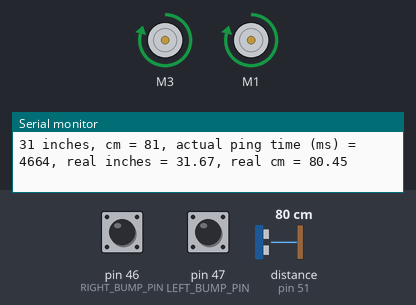
Bench run of a sketch on a simulated Arduino Mega 2560, built with avr-gcc and run on an emulated ATmega2560. Shown: 2 × DC motor (green arrow = forward, orange = backward, longer = faster), the last lines printed to the serial monitor. The inputs (shaded band) are chosen by the test bench; at power-on: distance to the obstacle (sensor on pin 51) 80 cm, pin 46 (RIGHT_BUMP_PIN) HIGH, pin 47 (LEFT_BUMP_PIN) HIGH. The echo pulse lasts 58.3 µs per cm.

Above: at 3.2 s.
3.3 s: distance to the obstacle (sensor on pin 51) set to 27 cm
4.8 s: distance to the obstacle (sensor on pin 51) set to 23 cm
At 6.0 s:
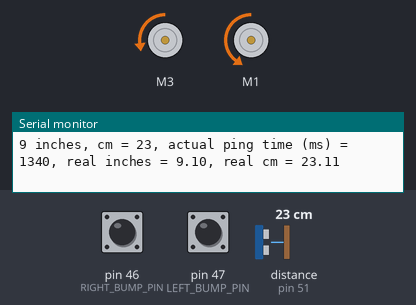
6.3 s: pin 46 (RIGHT_BUMP_PIN) pulled LOW for 1 s
At 7.1 s:
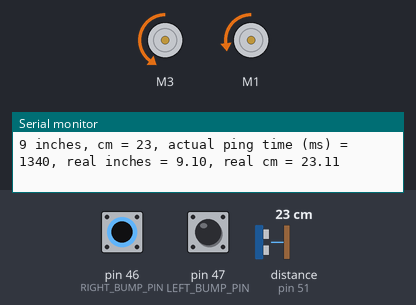
8.8 s: pin 47 (LEFT_BUMP_PIN) pulled LOW for 3.2 s
At 10.2 s:
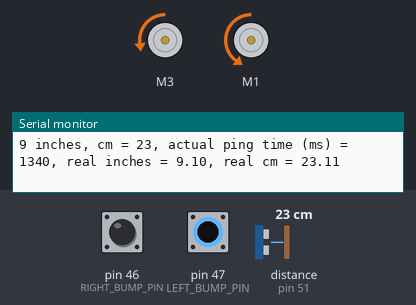
13.5 s: pin 46 (RIGHT_BUMP_PIN) pulled LOW for 3.2 s
At 18.0 s:
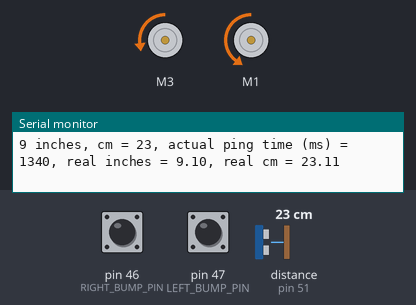
18.2 s: distance to the obstacle (sensor on pin 51) set to 35 cm
At 19.7 s:
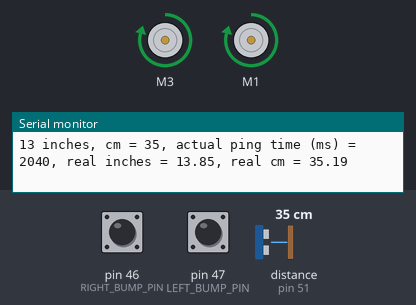
Timing chart, 0 to 21.0 s (numbered marks = the images above; inputs shaded):
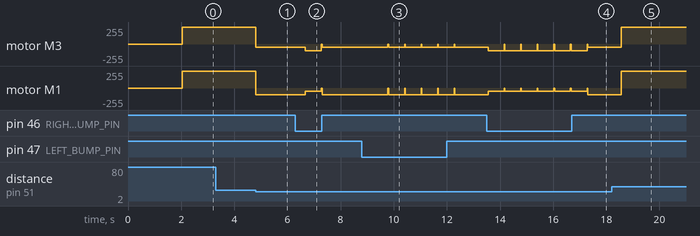

The sketch:

B3_Sonic.ino
```cpp
/* B3_Sonic.ino

   Drive the TWO-WHEELED Bread Board Bot (BBbot, B^3)
   forward.   When a whisker bump sensor on either side hits something,
   back up and turn slightly away from that direction and resume
   forward path.

   Stop at a specified distance from an object directly ahead.

   Arduino: Arduino Mega 256 v3 Clone
   Motor Shield: Adafruit assembled Motor Shield for Arduino v2
   ---->  http://www.adafruit.com/products/1438

   Programmer: Dave Eslinger; June 13, 2015
   Revisions:
*/
#include <Wire.h>
#include <Adafruit_MotorShield.h>
#include <math.h>
#include <breadboardbot.h>
#include <NewPing.h>

// Create the motor shield object with the default I2C address
Adafruit_MotorShield AFMS = Adafruit_MotorShield();

/* Define Constants */

// IO Pins used
const byte LEFT_BUMP_PIN = 47;    // Define DIGITAL Pins for left
const byte RIGHT_BUMP_PIN = 46;   // and right bump sensors
const byte SONIC_TRIGGER_PIN = 50;
const byte SONIC_ECHO_PIN = 51;

// Parameters controlling program behavior
// Bump behavior
const byte FORWARD_SPEED = 250;   // Define normal speeds
const byte BACKWARD_SPEED = 100;  // and backup/turn speed
const int  TURN_DURATION = 600;   // Turn length in milliseconds

// Sonic sensor
const float TARGET_DISTANCE_INCHES = 10;
const int MAX_SONIC_DISTANCE = 5000;      // cm, optional, 500 cm is default

// Define 'ports' for motors.
const byte LEFT_MOTOR_PORT = 3;
const byte RIGHT_MOTOR_PORT = 1;
// Create pointers to motor control objects
Adafruit_DCMotor *motorLeft = AFMS.getMotor(LEFT_MOTOR_PORT);
Adafruit_DCMotor *motorRight = AFMS.getMotor(RIGHT_MOTOR_PORT);

/* Define new untrasonic sensor with trigger & echo pins and
   the maximum distance to be sensed. */
NewPing sonic(SONIC_TRIGGER_PIN, SONIC_ECHO_PIN, MAX_SONIC_DISTANCE);

void setup(void){
  AFMS.begin();  // create with the default frequency 1.6KHz
  // Turn off all motors to start, just a good habit
  motorLeft->run(RELEASE);
  motorRight->run(RELEASE);
  Serial.begin(9600);  //Begin serial communcation

  /*Set up Bump Pins with Arduino internal pullup resistors
    This will make them always high unless a bump switch is hit,
    which will make a connection to ground and they will read low. */
  pinMode(LEFT_BUMP_PIN,INPUT_PULLUP);
  pinMode(RIGHT_BUMP_PIN,INPUT_PULLUP);

  //  pinMode(SONIC_TRIGGER_PIN,OUTPUT);
  //  pinMode(SONIC_ECHO_PIN,INPUT);
  delay(2000);  // Two second delay to get the robot placed
}

void loop(){
  // Test some of the sonic library functions:
  int inches = sonic.ping_in();
  Serial.print(inches);
  Serial.print(" inches, cm = ");
  Serial.print(sonic.ping_cm());
  Serial.print(", actual ping time (ms) = ");
  int ping_milli = sonic.ping();
  Serial.print(ping_milli);
  Serial.print(", real inches = ");
  Serial.print(Distance_inches(ping_milli));
  Serial.print(", real cm = ");
  Serial.println(Distance_cm(ping_milli));
  // delay(100); // Just to slow things down

  /*  Assuming no switches closed initially.  Drive forward: */
  motorLeft->setSpeed(FORWARD_SPEED);
  motorRight->setSpeed(FORWARD_SPEED);
  while(digitalRead(LEFT_BUMP_PIN) && digitalRead(RIGHT_BUMP_PIN)
	&& Distance_inches(sonic.ping()) > TARGET_DISTANCE_INCHES) {
    motorLeft->run(FORWARD);
    motorRight->run(FORWARD);
  }

  /* If you got here, one of the bump switches was closed or B^3 is too
     close to something straight ahead */

  /* First check the LEFT sensor: */
  if(! digitalRead(LEFT_BUMP_PIN)) { // the LEFT side switch was bumped
    motorLeft->setSpeed(BACKWARD_SPEED/2); // Slowly back up and turn to right
    motorRight->setSpeed(BACKWARD_SPEED);
    motorLeft->run(BACKWARD);
    motorRight->run(BACKWARD);
    delay(TURN_DURATION);                  // for specified duration
    motorLeft->run(RELEASE);               // Then stop power to the motors
    motorRight->run(RELEASE);              // and move to next section of code
  }
  /* Then check the right sensor: */
  else if(! digitalRead(RIGHT_BUMP_PIN)) { // the RIGHT side switch was bumped
    motorLeft->setSpeed(BACKWARD_SPEED); // Slowly back up and turn to left
    motorRight->setSpeed(BACKWARD_SPEED/2);
    motorLeft->run(BACKWARD);
    motorRight->run(BACKWARD);
    delay(TURN_DURATION);                 // for specified duration
    motorLeft->run(RELEASE);               // Then stop power to the motors
    motorRight->run(RELEASE);              // and move to next section of code
  }
  /* It must have been the sonar sensor */
  else {
    motorLeft->run(RELEASE);   // So stop power to the motors
    motorRight->run(RELEASE);  // and move to next section of code
     motorLeft->setSpeed(BACKWARD_SPEED/2); // Slowly back up and turn to left
    motorRight->setSpeed(BACKWARD_SPEED);
    motorLeft->run(BACKWARD);
    motorRight->run(BACKWARD);
    delay(TURN_DURATION);                 // for specified duration
  }

  /*That is all!  Now go back to the beginning of the loop and
     drive straight ahead until somehting is bumped. */
}

/* float Distance_inches(int ping) { */
/*   float inches_per_sec = 13582.67;  // Equivilent to 345 m/s */
/*   return ping * inches_per_sec * 1e-6 *0.5; */
/* } */

/* float Distance_cm(int ping) { */
/*   float cm_per_sec = 34500.;        // Equivilent to 345 m/s */
/*   return ping * cm_per_sec * 1e-6 *0.5; */
/* } */
```

Measured:
- the behaviour switches between 26 and 25 cm on distance to the obstacle (sensor on pin 51) (found by bisection; images 0 and 1)
- after the input at 3.3 s, every drawn part: stays the same
- after the input at 4.8 s, motor M3: forward 250/255 → backward 50/255 at once; motor M1: forward 250/255 → backward 100/255 at once
- after the input at 6.3 s, motor M3: backward 50/255 → backward 100/255 after 0.38 s, → backward 50/255 0.60 s later; motor M1: backward 100/255 → backward 50/255 after 0.38 s, → backward 100/255 0.60 s later
- after the input at 8.8 s, motor M3: alternates backward 50/255 for 0.60 s and stopped for 0.02 s, 10 changes in all, then stays backward 50/255, starting after 0.98 s; motor M1: alternates backward 100/255 for 0.60 s and stopped for 0.02 s, 10 changes in all, then stays backward 100/255, starting after 0.98 s
- after the input at 13.5 s, motor M3: backward 50/255 → backward 100/255 after 0.06 s, then repeats every 0.62 s: stopped 0.02 s, backward 100/255 0.60 s; motor M1: backward 100/255 → backward 50/255 after 0.06 s, then repeats every 0.62 s: stopped 0.02 s, backward 50/255 0.60 s
- after the input at 18.2 s, motor M3: backward 50/255 → forward 250/255 after 0.36 s; motor M1: backward 100/255 → forward 250/255 after 0.36 s
